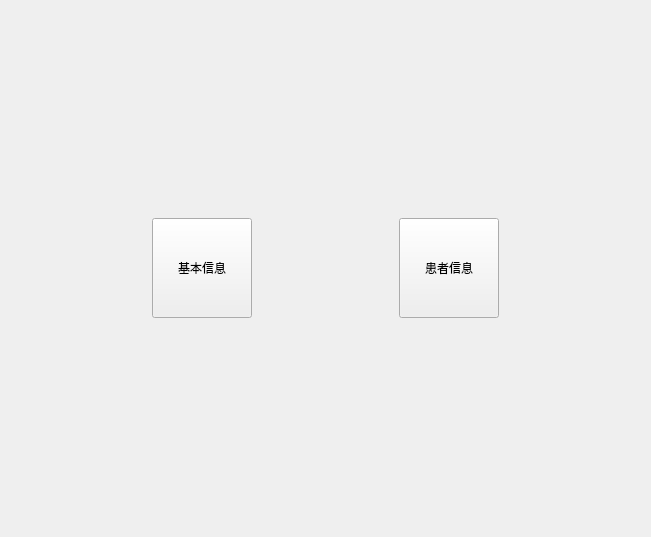
<?xml version="1.0" encoding="UTF-8"?>
<ui version="4.0">
 <class>WelconDoctorView</class>
 <widget class="QWidget" name="WelconDoctorView">
  <property name="geometry">
   <rect>
    <x>0</x>
    <y>0</y>
    <width>651</width>
    <height>537</height>
   </rect>
  </property>
  <property name="windowTitle">
   <string>Form</string>
  </property>
  <layout class="QVBoxLayout" name="verticalLayout">
   <item>
    <layout class="QHBoxLayout" name="horizontalLayout">
     <item>
      <spacer name="horizontalSpacer_2">
       <property name="orientation">
        <enum>Qt::Horizontal</enum>
       </property>
       <property name="sizeHint" stdset="0">
        <size>
         <width>40</width>
         <height>20</height>
        </size>
       </property>
      </spacer>
     </item>
     <item>
      <widget class="QPushButton" name="pushButton">
       <property name="minimumSize">
        <size>
         <width>100</width>
         <height>100</height>
        </size>
       </property>
       <property name="maximumSize">
        <size>
         <width>100</width>
         <height>100</height>
        </size>
       </property>
       <property name="text">
        <string>基本信息</string>
       </property>
      </widget>
     </item>
     <item>
      <spacer name="horizontalSpacer">
       <property name="orientation">
        <enum>Qt::Horizontal</enum>
       </property>
       <property name="sizeHint" stdset="0">
        <size>
         <width>40</width>
         <height>20</height>
        </size>
       </property>
      </spacer>
     </item>
     <item>
      <widget class="QPushButton" name="pushButton_2">
       <property name="minimumSize">
        <size>
         <width>100</width>
         <height>100</height>
        </size>
       </property>
       <property name="maximumSize">
        <size>
         <width>100</width>
         <height>100</height>
        </size>
       </property>
       <property name="text">
        <string>患者信息</string>
       </property>
      </widget>
     </item>
     <item>
      <spacer name="horizontalSpacer_3">
       <property name="orientation">
        <enum>Qt::Horizontal</enum>
       </property>
       <property name="sizeHint" stdset="0">
        <size>
         <width>40</width>
         <height>20</height>
        </size>
       </property>
      </spacer>
     </item>
    </layout>
   </item>
  </layout>
 </widget>
 <resources/>
 <connections/>
</ui>
